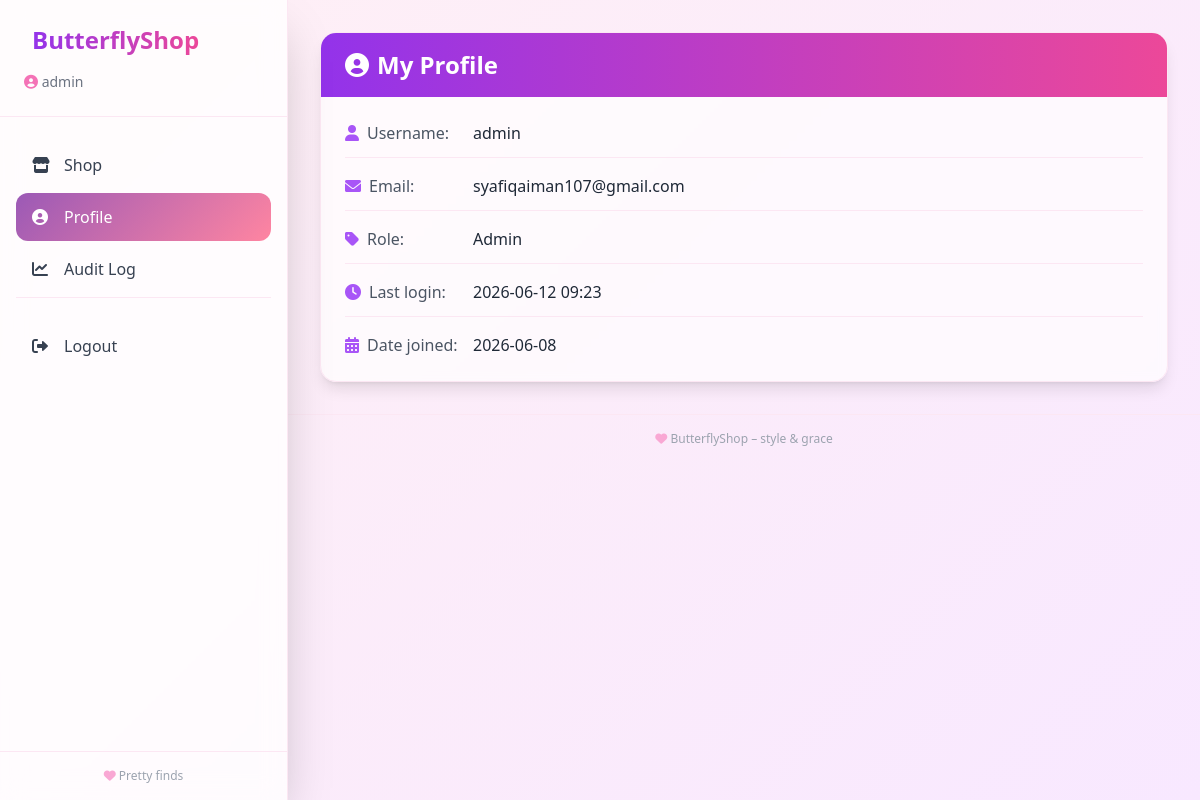
The page /profile/ (signed in) on the database as committed earlier.
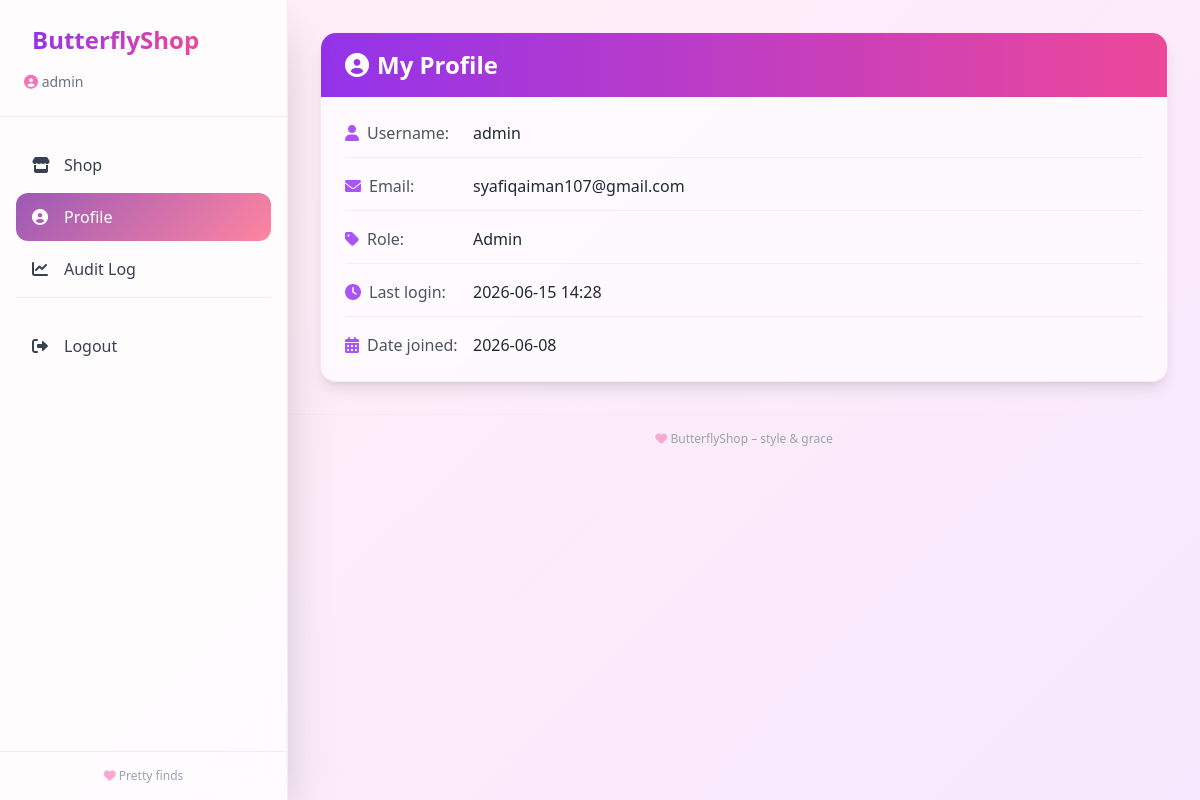
The same page on the database as committed later.
### accounts/models.py (models this page shows, shortened)
class User(AbstractUser):
    ROLE_CHOICES = (
        ('admin', 'Admin'),
        ('user', 'Normal User'),
    )
    role = models.CharField(max_length=10, choices=ROLE_CHOICES, default='user')

### accounts/views.py (the view)
# urls.py: path('profile/', accounts_views.profile, name='profile'),
@login_required
def profile(request):
    return render(request, 'accounts/profile.html')

### templates/accounts/profile.html (shortened to what this page needs)
{% extends 'base.html' %}
{% load static %}
{% block content %}
<div class="max-w-4xl mx-auto">
    <div class="bg-white/70 backdrop-blur-sm rounded-2xl shadow-lg overflow-hidden border border-pink-100">
        <div class="bg-gradient-to-r from-purple-600 to-pink-500 px-6 py-4">
            <h1 class="text-2xl font-bold text-white flex items-center gap-2">
                <i class="fas fa-user-circle"></i> My Profile
            </h1>
        </div>
        <div class="p-6">
            <div class="space-y-4">
                <div class="flex flex-col sm:flex-row sm:items-center border-b border-pink-100 pb-3">
                    <span class="text-gray-600 w-32 font-medium"><i class="fas fa-user text-purple-500 mr-2"></i>Username:</span>
                    <span class="text-gray-800">{{ user.username }}</span>
                </div>
                <div class="flex flex-col sm:flex-row sm:items-center border-b border-pink-100 pb-3">
                    <span class="text-gray-600 w-32 font-medium"><i class="fas fa-envelope text-purple-500 mr-2"></i>Email:</span>
                    <span class="text-gray-800">{{ user.email|default:"Not provided" }}</span>
                </div>
                <div class="flex flex-col sm:flex-row sm:items-center border-b border-pink-100 pb-3">
                    <span class="text-gray-600 w-32 font-medium"><i class="fas fa-tag text-purple-500 mr-2"></i>Role:</span>
                    <span class="text-gray-800 capitalize">{{ user.role }}</span>
                </div>
                <div class="flex flex-col sm:flex-row sm:items-center border-b border-pink-100 pb-3">
                    <span class="text-gray-600 w-32 font-medium"><i class="fas fa-clock text-purple-500 mr-2"></i>Last login:</span>
                    <span class="text-gray-800">{{ user.last_login|date:"Y-m-d H:i"|default:"Never" }}</span>
                </div>
                <div class="flex flex-col sm:flex-row sm:items-center">
                    <span class="text-gray-600 w-32 font-medium"><i class="fas fa-calendar-alt text-purple-500 mr-2"></i>Date joined:</span>
                    <span class="text-gray-800">{{ user.date_joined|date:"Y-m-d" }}</span>
                </div>
            </div>
        </div>
    </div>
</div>
{% endblock %}

### templates/base.html (shortened to what this page needs)
<!DOCTYPE html>
<html lang="en">
<head>
    <script src="https://cdn.tailwindcss.com"></script>
    <link rel="stylesheet" href="https://cdnjs.cloudflare.com/ajax/libs/font-awesome/6.0.0-beta3/css/all.min.css">
</head>
<body class="font-sans antialiased">
<div class="flex min-h-screen">
    <aside class="fixed inset-y-0 left-0 z-40 w-72 bg-white/80 backdrop-blur-md shadow-2xl border-r border-pink-100 flex flex-col sidebar-scroll overflow-y-auto transition-transform duration-300 -translate-x-full lg:translate-x-0">
        <div class="p-6 border-b border-pink-100">
            <a href="{% url 'inventory:item_list' %}" class="flex items-center space-x-2 text-2xl font-bold">
                <span class="bg-gradient-to-r from-purple-600 to-pink-500 bg-clip-text text-transparent">ButterflyShop</span>
            </a>
            {% if user.is_authenticated %}
                <div class="mt-4 text-sm text-gray-500">
                    <i class="fas fa-user-circle text-pink-400"></i> {{ user.username }}
                </div>
            {% endif %}
        </div>
        <nav class="flex-1 py-6 px-4 space-y-1">
            {% if user.is_authenticated %}
                <a href="{% url 'inventory:item_list' %}"
                   class="sidebar-link flex items-center space-x-3 px-4 py-3 rounded-xl text-gray-700 {% if request.resolver_match.url_name == 'item_list' or 'inventory' in request.path %}active{% endif %}">
                    <i class="fas fa-store w-5"></i>
                    <span>Shop</span>
                </a>
                <a href="{% url 'profile' %}"
                   class="sidebar-link flex items-center space-x-3 px-4 py-3 rounded-xl text-gray-700 {% if request.resolver_match.url_name == 'profile' %}active{% endif %}">
                    <i class="fas fa-user-circle w-5"></i>
                    <span>Profile</span>
                </a>
                {% if user.role == 'admin' %}
                <a href="{% url 'audit_log' %}"
                   class="sidebar-link flex items-center space-x-3 px-4 py-3 rounded-xl text-gray-700 {% if request.resolver_match.url_name == 'audit_log' %}active{% endif %}">
                    <i class="fas fa-chart-line w-5"></i>
                    <span>Audit Log</span>
                </a>
                {% endif %}
                <div class="pt-6 mt-6 border-t border-pink-100">
                    <form method="post" action="{% url 'logout' %}" class="w-full">
                        <button type="submit" class="sidebar-link flex items-center space-x-3 px-4 py-3 rounded-xl text-gray-700 w-full text-left hover:bg-red-50 hover:text-red-600">
                            <i class="fas fa-sign-out-alt w-5"></i>
                            <span>Logout</span>
                        </button>
                    </form>
                </div>
            {% endif %}
        </nav>
        <div class="p-4 border-t border-pink-100 text-center text-xs text-gray-400">
            <i class="fas fa-heart text-pink-300"></i> Pretty finds
        </div>
    </aside>
    <main class="flex-1 lg:ml-72 min-h-screen">
        <div class="p-4 md:p-8">
            {% block content %}
            {% endblock %}
        </div>
        <footer class="border-t border-pink-100 py-4 text-center text-gray-400 text-xs">
            <i class="fas fa-heart text-pink-300"></i> ButterflyShop – style & grace
        </footer>
    </main>
</div>
</body>
</html>

Rows that differ between the two databases and show on the page:
changed User "admin": last_login "2026-06-12 09:23" → "2026-06-15 14:28"
